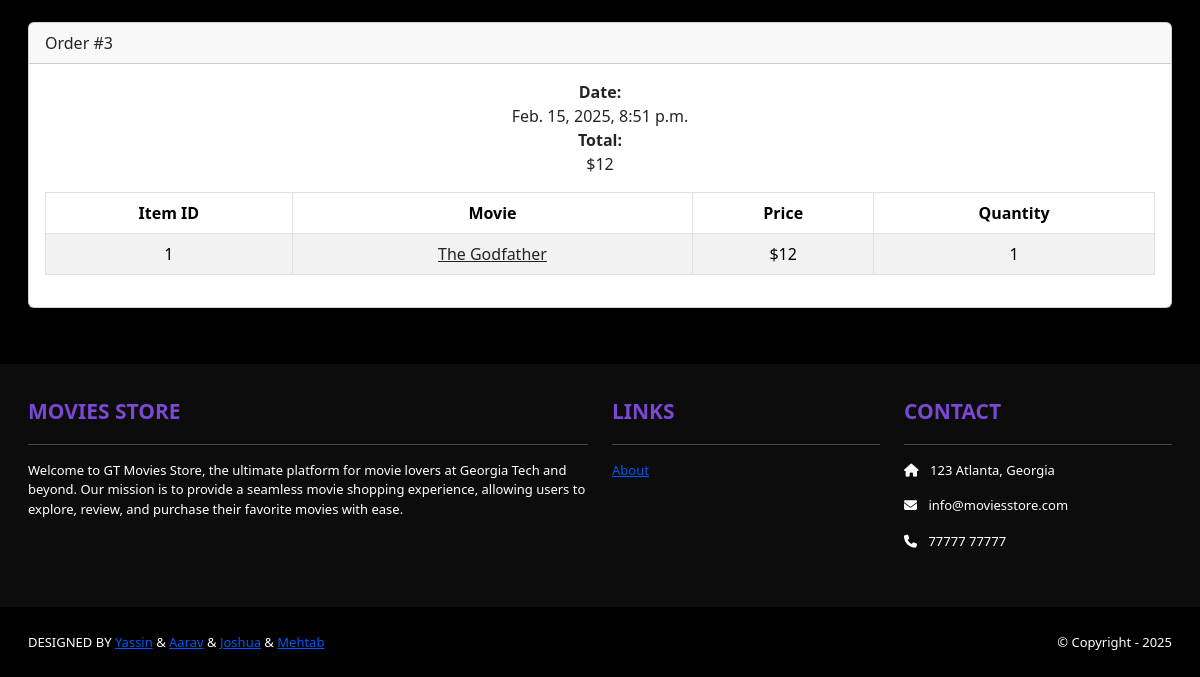
/accounts/orders/ (signed in, lower part), run on an earlier commit of the app's database.
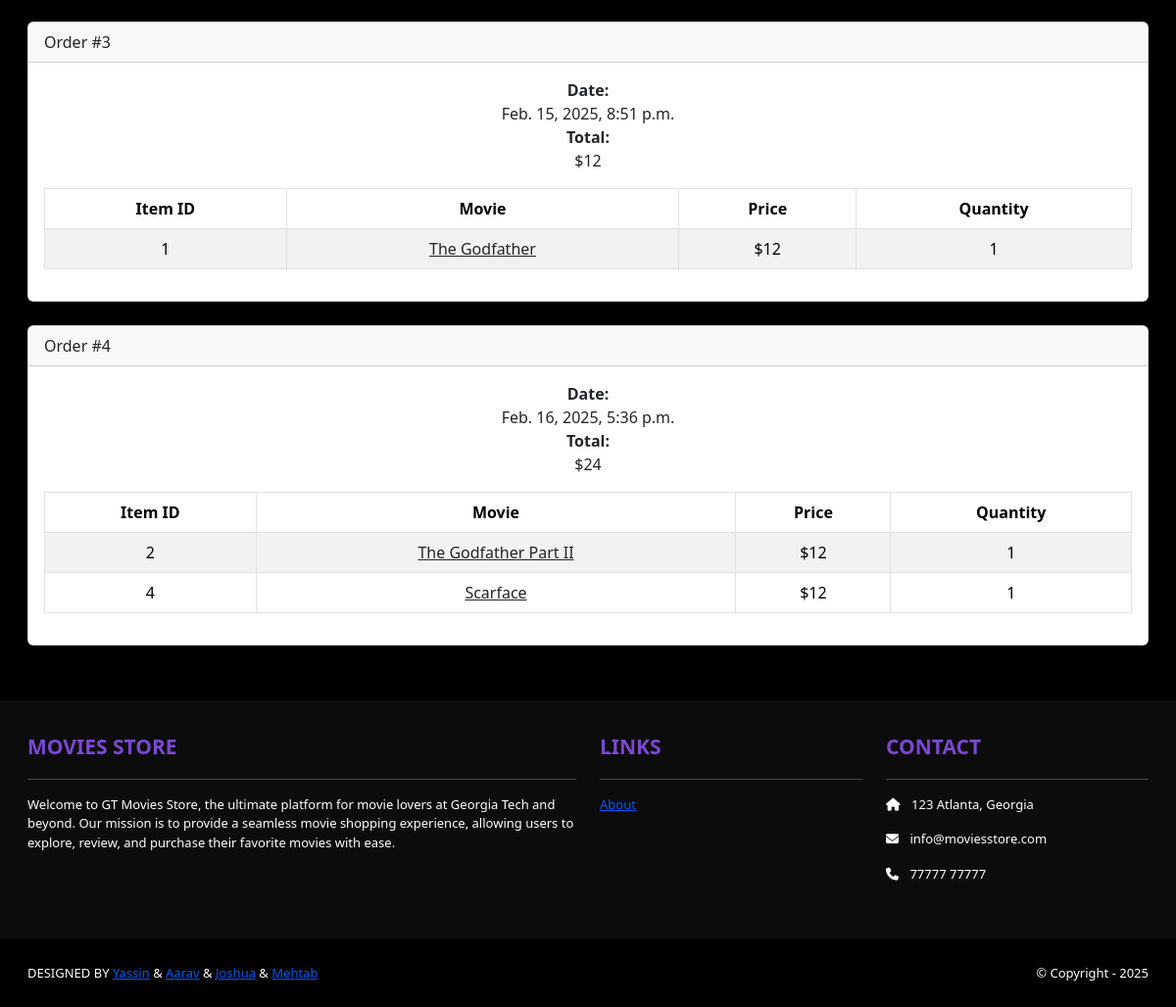
And on a later commit of the database.
### cart/models.py (models this page shows, shortened)
class Order(models.Model):
    id = models.AutoField(primary_key=True)
    total = models.IntegerField()
    date = models.DateTimeField(auto_now_add=True)
    user = models.ForeignKey(User,
        on_delete=models.CASCADE)

class Item(models.Model):
    id = models.AutoField(primary_key=True)
    price = models.IntegerField()
    quantity = models.IntegerField()
    order = models.ForeignKey(Order,
        on_delete=models.CASCADE)
    movie = models.ForeignKey(Movie,
        on_delete=models.CASCADE)

### movies/models.py (models this page shows, shortened)
class Movie(models.Model):
    id = models.AutoField(primary_key=True)
    name = models.CharField(max_length=255)
    price = models.IntegerField()
    description = models.TextField()
    image = models.ImageField(upload_to='movie_images/')

### accounts/views.py (the view)
# urls.py: path('orders/', views.orders, name='accounts.orders'),
@login_required
def orders(request):
    template_data = {}
    template_data['title'] = 'Orders'
    template_data['orders'] = request.user.order_set.all()
    return render(request, 'accounts/orders.html',
        {'template_data': template_data})

### accounts/templates/accounts/orders.html (shortened to what this page needs)
{% extends 'base.html' %}
{% block content %}
<div class="p-3">
  <div class="container">
    <div class="row mt-3">
      <div class="col mx-auto mb-3">
        {% for order in template_data.orders %}
        <div class="card mb-4">
          <div class="card-header">
            Order #{{ order.id }}
          </div>
          <div class="card-body">
            <b>Date:</b> {{ order.date }}<br />
            <b>Total:</b> ${{ order.total }}<br />
            <table class="table table-bordered
              table-striped text-center mt-3">
              <thead>
                <tr>
                  <th scope="col">Item ID</th>
                  <th scope="col">Movie</th>
                  <th scope="col">Price</th>
                  <th scope="col">Quantity</th>
                </tr>
              </thead>
              <tbody>
                {% for item in order.item_set.all %}
                <tr>
                  <td>{{ item.movie.id }}</td>
                  <td>
                    <a class="link-dark"
                      href="{% url 'movies.show' id=item.movie.id %}">
                      {{ item.movie.name }}
                    </a>
                  </td>
                  <td>${{ item.movie.price }}</td>
                  <td>{{ item.quantity }}</td>
                </tr>
                {% endfor %}
              </tbody>
            </table>
          </div>
        </div>
        {% endfor %}
      </div>
    </div>
  </div>
</div>
{% endblock content %}

What changed in the data, as far as the page shows it:
added Order: id "4", date "Feb. 16, 2025, 5:36 p.m.", total "24"
added Item: movie.id "2", movie.name "The Godfather Part II", movie.price "12", quantity "1", shown under "4"
added Item: movie.id "4", movie.name "Scarface", movie.price "12", quantity "1"
